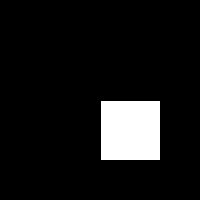
Frame 1 (no input)
Frame 60 (the mouse pressed at the canvas centre just before this capture): blank canvas, image omitted
Frame 120 (the mouse held since frame 60 and released just before this capture): identical to frame 1, image omitted

The Processing sketch that drew this single still picture (run headless with seeded random() and noise(); from frame 60 on, the mouse is pressed at the canvas centre):

// Processing sketch: sketch_03_probability
// ── sketch_03_probability.pde
// Global: array of int
int[] p = new int[5];

void setup() {
  size(200,200);
  frameRate(16);
  // Init array
  p[0] = 20; // 20% chance
  p[1] = 30; // 20% chance
  p[2] = 50; // 40% chance
  p[3] = 60; // 20% chance
  p[4] = 50;
}

void draw() {
  background(0);
  int index = (int(random(p.length)));
  // Draw a shape according to  20%  of probability  
  if (p[index] == 60) {
    rect(width/2, height/2, p[index], p[index]);
  }
}
